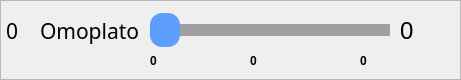
      <widget class="QFrame" name="frame_slider_omoplato">
       <property name="geometry">
        <rect>
         <x>0</x>
         <y>369</y>
         <width>461</width>
         <height>80</height>
        </rect>
       </property>
       <property name="minimumSize">
        <size>
         <width>78</width>
         <height>0</height>
        </size>
       </property>
       <property name="frameShape">
        <enum>QFrame::StyledPanel</enum>
       </property>
       <property name="frameShadow">
        <enum>QFrame::Raised</enum>
       </property>
       <widget class="QLabel" name="label_13">
        <property name="geometry">
         <rect>
          <x>40</x>
          <y>10</y>
          <width>101</width>
          <height>41</height>
         </rect>
        </property>
        <property name="font">
         <font>
          <family>Sans Serif</family>
          <pointsize>16</pointsize>
          <weight>50</weight>
          <italic>false</italic>
          <bold>false</bold>
         </font>
        </property>
        <property name="styleSheet">
         <string notr="true"/>
        </property>
        <property name="text">
         <string>Omoplato</string>
        </property>
       </widget>
       <widget class="QSlider" name="omoplatoSlider">
        <property name="enabled">
         <bool>true</bool>
        </property>
        <property name="geometry">
         <rect>
          <x>150</x>
          <y>10</y>
          <width>240</width>
          <height>41</height>
         </rect>
        </property>
        <property name="minimumSize">
         <size>
          <width>0</width>
          <height>30</height>
         </size>
        </property>
        <property name="autoFillBackground">
         <bool>false</bool>
        </property>
        <property name="styleSheet">
         <string notr="true">QSlider::groove:horizontal
{
    border: 1px solid #5d9eff;
    height: 10px;
	background: #5d9eff;
}  

QSlider::handle:horizontal
{
    background: #5d9eff;;
    width: 30px;
	height: 30px;
	left: 11px;
	right: 11px;
	margin: -12px;
	border-radius: 12px;	
}

QSlider::add-page:horizontal
{
    background-color: #9f9f9f;
	border: 1px solid #9f9f9f;
}</string>
        </property>
        <property name="maximum">
         <number>180</number>
        </property>
        <property name="orientation">
         <enum>Qt::Horizontal</enum>
        </property>
        <property name="tickPosition">
         <enum>QSlider::NoTicks</enum>
        </property>
        <property name="tickInterval">
         <number>0</number>
        </property>
       </widget>
       <widget class="QLabel" name="omoplato_valor">
        <property name="geometry">
         <rect>
          <x>400</x>
          <y>20</y>
          <width>51</width>
          <height>22</height>
         </rect>
        </property>
        <property name="minimumSize">
         <size>
          <width>40</width>
          <height>0</height>
         </size>
        </property>
        <property name="font">
         <font>
          <pointsize>18</pointsize>
         </font>
        </property>
        <property name="text">
         <string>0</string>
        </property>
       </widget>
       <widget class="QLabel" name="etiquetaOmoplatoMinimo">
        <property name="geometry">
         <rect>
          <x>150</x>
          <y>50</y>
          <width>21</width>
          <height>22</height>
         </rect>
        </property>
        <property name="font">
         <font>
          <weight>75</weight>
          <bold>true</bold>
         </font>
        </property>
        <property name="text">
         <string>0</string>
        </property>
       </widget>
       <widget class="QLabel" name="etiquetaOmoplatoMedio">
        <property name="geometry">
         <rect>
          <x>250</x>
          <y>50</y>
          <width>31</width>
          <height>22</height>
         </rect>
        </property>
        <property name="font">
         <font>
          <weight>75</weight>
          <bold>true</bold>
         </font>
        </property>
        <property name="text">
         <string>0</string>
        </property>
       </widget>
       <widget class="QLabel" name="etiquetaOmoplatoMaximo">
        <property name="geometry">
         <rect>
          <x>360</x>
          <y>50</y>
          <width>31</width>
          <height>22</height>
         </rect>
        </property>
        <property name="font">
         <font>
          <weight>75</weight>
          <bold>true</bold>
         </font>
        </property>
        <property name="text">
         <string>0</string>
        </property>
       </widget>
       <widget class="QLabel" name="etiquetaOmoplatoPin">
        <property name="geometry">
         <rect>
          <x>0</x>
          <y>20</y>
          <width>41</width>
          <height>22</height>
         </rect>
        </property>
        <property name="font">
         <font>
          <family>Sans Serif</family>
          <pointsize>16</pointsize>
         </font>
        </property>
        <property name="styleSheet">
         <string notr="true">margin-left: 1px;</string>
        </property>
        <property name="text">
         <string>0</string>
        </property>
       </widget>
      </widget>
